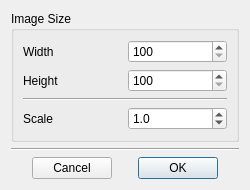
<?xml version="1.0" encoding="UTF-8"?>
<ui version="4.0">
 <class>DialogSnapshot</class>
 <widget class="QDialog" name="DialogSnapshot">
  <property name="geometry">
   <rect>
    <x>0</x>
    <y>0</y>
    <width>250</width>
    <height>187</height>
   </rect>
  </property>
  <property name="windowTitle">
   <string>Snapshot</string>
  </property>
  <layout class="QVBoxLayout" name="verticalLayout">
   <item>
    <widget class="QGroupBox" name="groupBoxImageSize">
     <property name="title">
      <string>Image Size</string>
     </property>
     <layout class="QGridLayout" name="gridLayout">
      <item row="0" column="0">
       <widget class="QLabel" name="labelImageWidth">
        <property name="text">
         <string>Width</string>
        </property>
       </widget>
      </item>
      <item row="0" column="1">
       <widget class="QSpinBox" name="spinBoxImageWidth">
        <property name="minimum">
         <number>100</number>
        </property>
        <property name="maximum">
         <number>100000</number>
        </property>
        <property name="singleStep">
         <number>100</number>
        </property>
       </widget>
      </item>
      <item row="1" column="0">
       <widget class="QLabel" name="labelImageHeight">
        <property name="text">
         <string>Height</string>
        </property>
       </widget>
      </item>
      <item row="1" column="1">
       <widget class="QSpinBox" name="spinBoxImageHeight">
        <property name="minimum">
         <number>100</number>
        </property>
        <property name="maximum">
         <number>100000</number>
        </property>
        <property name="singleStep">
         <number>100</number>
        </property>
       </widget>
      </item>
      <item row="2" column="0" colspan="2">
       <widget class="Line" name="line">
        <property name="orientation">
         <enum>Qt::Horizontal</enum>
        </property>
       </widget>
      </item>
      <item row="3" column="0">
       <widget class="QLabel" name="labelImageScale">
        <property name="text">
         <string>Scale</string>
        </property>
       </widget>
      </item>
      <item row="3" column="1">
       <widget class="QDoubleSpinBox" name="doubleSpinBoxImageScale">
        <property name="locale">
         <locale language="English" country="UnitedStates"/>
        </property>
        <property name="decimals">
         <number>1</number>
        </property>
        <property name="minimum">
         <double>0.100000000000000</double>
        </property>
        <property name="maximum">
         <double>20.000000000000000</double>
        </property>
        <property name="value">
         <double>1.000000000000000</double>
        </property>
       </widget>
      </item>
     </layout>
    </widget>
   </item>
   <item>
    <widget class="Line" name="line_2">
     <property name="orientation">
      <enum>Qt::Horizontal</enum>
     </property>
    </widget>
   </item>
   <item>
    <layout class="QHBoxLayout" name="horizontalLayout">
     <item>
      <spacer name="horizontalSpacer">
       <property name="orientation">
        <enum>Qt::Horizontal</enum>
       </property>
       <property name="sizeHint" stdset="0">
        <size>
         <width>10</width>
         <height>20</height>
        </size>
       </property>
      </spacer>
     </item>
     <item>
      <widget class="QPushButton" name="pushButtonCancel">
       <property name="minimumSize">
        <size>
         <width>80</width>
         <height>0</height>
        </size>
       </property>
       <property name="text">
        <string>Cancel</string>
       </property>
      </widget>
     </item>
     <item>
      <spacer name="horizontalSpacer_3">
       <property name="orientation">
        <enum>Qt::Horizontal</enum>
       </property>
       <property name="sizeHint" stdset="0">
        <size>
         <width>10</width>
         <height>20</height>
        </size>
       </property>
      </spacer>
     </item>
     <item>
      <widget class="QPushButton" name="pushButtonOK">
       <property name="minimumSize">
        <size>
         <width>80</width>
         <height>0</height>
        </size>
       </property>
       <property name="text">
        <string>OK</string>
       </property>
       <property name="default">
        <bool>true</bool>
       </property>
      </widget>
     </item>
     <item>
      <spacer name="horizontalSpacer_2">
       <property name="orientation">
        <enum>Qt::Horizontal</enum>
       </property>
       <property name="sizeHint" stdset="0">
        <size>
         <width>10</width>
         <height>20</height>
        </size>
       </property>
      </spacer>
     </item>
    </layout>
   </item>
  </layout>
 </widget>
 <tabstops>
  <tabstop>spinBoxImageWidth</tabstop>
  <tabstop>spinBoxImageHeight</tabstop>
  <tabstop>doubleSpinBoxImageScale</tabstop>
  <tabstop>pushButtonCancel</tabstop>
  <tabstop>pushButtonOK</tabstop>
 </tabstops>
 <resources/>
 <connections/>
</ui>
